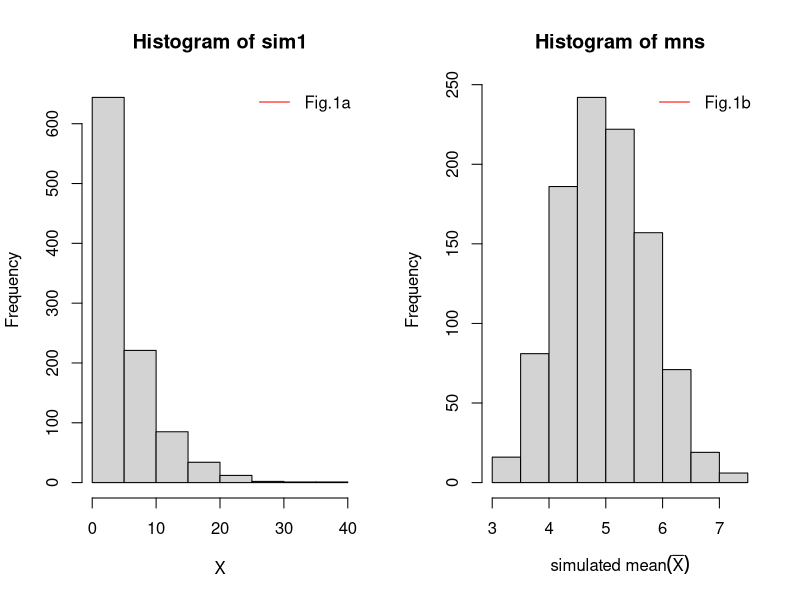

Write R code to recreate this figure. (Note: this script raises an error after producing the figure.)
## ---- chunk 1

# simulation of the distribution of 1000 random exponentials, n=1000, and rate=0.2.
lambda=0.2
sim1<-rexp(1000,lambda)

# simulation of the distribution of 1000 averages of 40 random exponentials. That is run 40 random variable, n=40, and rate=0.2, grab the mean, and repeat for 1000 times.
set.seed(1234)
mns = NULL
for (i in 1 : 1000) mns = c(mns, mean(rexp(40,lambda)))

# make a graph for above simulations
par(mfcol=c(1,2)) 

#histogram for 1000 random exponential
hist(sim1,ylab="Frequency", xlab="X")
legend("topright", lty=1,col ="red",legend="Fig.1a",bty="n") 

# histogram of sampel means for 1000 sampels of 40 random exponentials
hist(mns,ylab="Frequency",xlab=bquote(paste("simulated mean", (bar(X)), ""))) 
legend("topright", lty=1,col ="red",legend="Fig.1b",bty="n")  
## ---- chunk 2
# put the simulated mean into a dataframe
sampleMeanDF<-data.frame(mns)
attach(sampleMeanDF) # attach the data frame
## ---- chunk 3
#calucate the theorical mean: 
#because we expect with the increased simulation sample sizes, the distribtion will be normaly distributed, and the sample mean will center around the population mean. Therefore the theoretical mean equal population mean (1/lambda).
realMean=1/0.2

#cacluate the simulated 1000 sample mean
sampleMean<-round(mean(mns), 2)

#compare the theoretical mean and sample mean
meanComparison<-rbind(realMean,sampleMean)
colnames(meanComparison)<-"mean_values"
print(meanComparison) # print out a table to show the theoretical and sample means
## ---- chunk 4
require(ggplot2)
g<-ggplot(sampleMeanDF,aes(x=mns))+
        geom_histogram(binwidth=0.3, color="black",fill="white",aes(y = ..density..))+
        xlab(bquote(paste("simulated mean", (bar(x)), "")))+
        ylab("Denisty")+
        scale_x_continuous(limits=c(1, 9),breaks=c(1,2,3,4,5,6,7,8,9))+
        scale_y_continuous(limits=c(0,0.6),breaks=seq(0.1,0.6,by=0.1))+
        ggtitle("Fig.2 Mean of 40 Exponentials simulated 1000 times")+
        theme_bw()+
        theme(axis.title=element_text(size=11))+
        theme(plot.title = element_text(size = rel(1.1),face="bold"))+
        geom_vline(x =1/0.2, size = 2, color="red")+
        geom_vline(x=mean(mns),size=2,linetype="dashed",color="blue")+
        stat_function(fun=dnorm, size = 1.5, color="green",args=list(mean =mean(mns),sd =sd(mns)))
g
detach(sampleMeanDF)
## ---- chunk 5
#make a figure to show sample mean distribution is normally distributed
qqnorm(mns);qqline(mns)
## ---- chunk 6
# calculate the population variance, the population variance is defined by 1/(lambda^2)
varPop<-1/(0.2^2)
# calculate the theoretical variance for the sample mean. According to the Central Limite Theorem, the theoretical variance equal to the populaiton variance divided by n. 
varTheory<-varPop/40
# calucate the actual variance of the 1000 sample means using R funciton var(). 
varSample<-var(mns)

varComparison<-rbind(varTheory,varSample)
colnames(varComparison)<-"variance_value"
print.table(varComparison)

## ---- chunk 7

nosim <- 1000
# convert to standard normal, since mean=5, and sample size n=40, sample variance=5/sqrt(40)
cfunc <- function(x, n) 0.2 * sqrt(40) * (mean(x) - 5) 
# simulate data for sample size of 40
lambda=0.2
data <- data.frame(x = apply(matrix(rexp(nosim*40,lambda), nosim), 1, cfunc))
ggplot(data, aes(x = x)) + 
        geom_histogram(binwidth=.3,colour = "black", fill="white", aes(y = ..density..)) +
        scale_x_continuous(limits=c(-3, 3),breaks=c(-3,-2,-1,0,1,2,3))+
        scale_y_continuous(limits=c(0,0.6),breaks=seq(0.1,0.6,by=0.1))+
        geom_vline(xintercept = 0, size = 1) + stat_function(fun = dnorm, size = 2)+
        xlab("x")+
        ylab("Denisty")+
        ggtitle("Supplementary Fig1. Another way to show the mean of 40 Exponentials simulated 1000 times")+
        theme(plot.title = element_text(size = rel(0.9),face="bold"))
# where x is the difference between a randam varible and mean        
## ---- chunk 8
sessionInfo()
